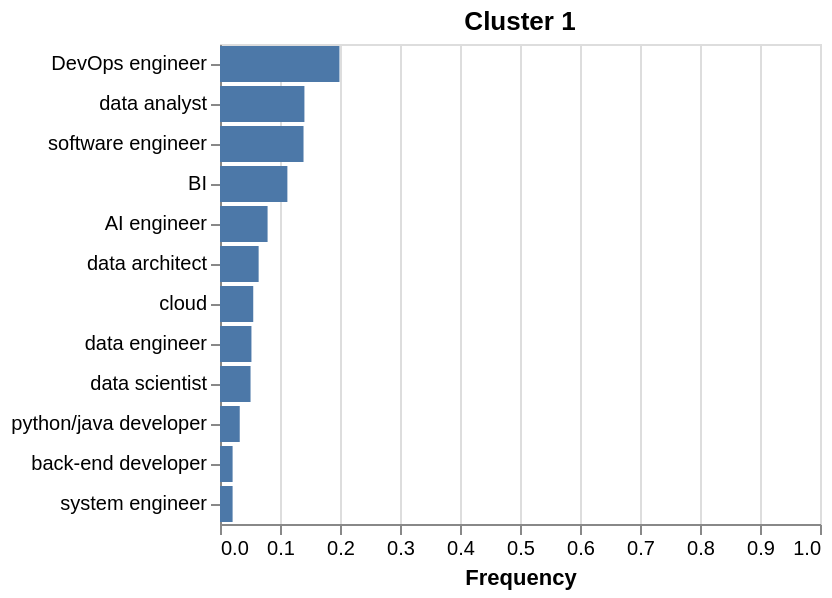

Express this chart as Vega-Lite.
### Vega-Lite specification from a JSON file in a GitHub repository (floating-point values rounded to 4 significant figures)
{"$schema": "https://vega.github.io/schema/vega-lite/v5.6.1.json", "config": {"legend": {"disable": true}, "view": {"continuousHeight": 300, "continuousWidth": 300}}, "data": {"name": "data-354930a4a5b245d20a7eb41d688e2d87"}, "datasets": {"data-354930a4a5b245d20a7eb41d688e2d87": [{"Job title": "data analyst", "freq_rel": 0.1407, "label": 1}, {"Job title": "BI", "freq_rel": 0.1123, "label": 1}, {"Job title": "data scientist", "freq_rel": 0.0509, "label": 1}, {"Job title": "data engineer", "freq_rel": 0.0524, "label": 1}, {"Job title": "DevOps engineer", "freq_rel": 0.1991, "label": 1}, {"Job title": "software engineer", "freq_rel": 0.1392, "label": 1}, {"Job title": "back-end developer", "freq_rel": 0.021, "label": 1}, {"Job title": "AI engineer", "freq_rel": 0.0793, "label": 1}, {"Job title": "data architect", "freq_rel": 0.0644, "label": 1}, {"Job title": "cloud", "freq_rel": 0.0554, "label": 1}, {"Job title": "system engineer", "freq_rel": 0.021, "label": 1}, {"Job title": "python/java developer", "freq_rel": 0.0329, "label": 1}]}, "encoding": {"color": {"field": "Origin", "type": "nominal"}, "tooltip": [{"field": "Job title", "title": "Job title", "type": "nominal"}, {"field": "freq_rel", "format": ".2%", "title": "Percentage", "type": "quantitative"}], "x": {"field": "freq_rel", "scale": {"domain": [0, 1]}, "title": "Frequency", "type": "quantitative"}, "y": {"axis": {"labelAngle": 0}, "field": "Job title", "sort": {"field": "freq_rel", "order": "descending"}, "title": null, "type": "nominal"}}, "mark": {"tooltip": true, "type": "bar"}, "padding": {"bottom": 5, "left": 5, "right": 5, "top": 5}, "title": "Cluster 1"}
